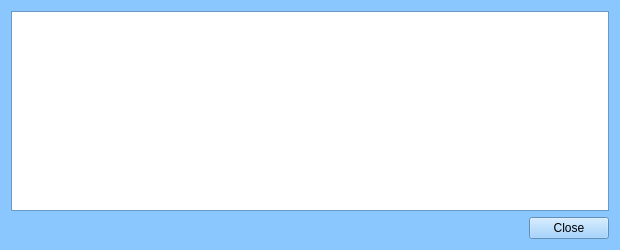
<?xml version="1.0" encoding="UTF-8"?>
<ui version="4.0">
 <class>TransactionDescDialog</class>
 <widget class="QWidget" name="TransactionDescDialog">
  <property name="geometry">
   <rect>
    <x>0</x>
    <y>0</y>
    <width>620</width>
    <height>250</height>
   </rect>
  </property>
  <property name="palette">
   <palette>
    <active>
     <colorrole role="WindowText">
      <brush brushstyle="SolidPattern">
       <color alpha="255">
        <red>0</red>
        <green>0</green>
        <blue>0</blue>
       </color>
      </brush>
     </colorrole>
     <colorrole role="Button">
      <brush brushstyle="SolidPattern">
       <color alpha="255">
        <red>138</red>
        <green>199</green>
        <blue>255</blue>
       </color>
      </brush>
     </colorrole>
     <colorrole role="Light">
      <brush brushstyle="SolidPattern">
       <color alpha="255">
        <red>255</red>
        <green>255</green>
        <blue>255</blue>
       </color>
      </brush>
     </colorrole>
     <colorrole role="Midlight">
      <brush brushstyle="SolidPattern">
       <color alpha="255">
        <red>196</red>
        <green>227</green>
        <blue>255</blue>
       </color>
      </brush>
     </colorrole>
     <colorrole role="Dark">
      <brush brushstyle="SolidPattern">
       <color alpha="255">
        <red>69</red>
        <green>99</green>
        <blue>127</blue>
       </color>
      </brush>
     </colorrole>
     <colorrole role="Mid">
      <brush brushstyle="SolidPattern">
       <color alpha="255">
        <red>92</red>
        <green>133</green>
        <blue>170</blue>
       </color>
      </brush>
     </colorrole>
     <colorrole role="Text">
      <brush brushstyle="SolidPattern">
       <color alpha="255">
        <red>0</red>
        <green>0</green>
        <blue>0</blue>
       </color>
      </brush>
     </colorrole>
     <colorrole role="BrightText">
      <brush brushstyle="SolidPattern">
       <color alpha="255">
        <red>255</red>
        <green>255</green>
        <blue>255</blue>
       </color>
      </brush>
     </colorrole>
     <colorrole role="ButtonText">
      <brush brushstyle="SolidPattern">
       <color alpha="255">
        <red>0</red>
        <green>0</green>
        <blue>0</blue>
       </color>
      </brush>
     </colorrole>
     <colorrole role="Base">
      <brush brushstyle="SolidPattern">
       <color alpha="255">
        <red>255</red>
        <green>255</green>
        <blue>255</blue>
       </color>
      </brush>
     </colorrole>
     <colorrole role="Window">
      <brush brushstyle="SolidPattern">
       <color alpha="255">
        <red>138</red>
        <green>199</green>
        <blue>255</blue>
       </color>
      </brush>
     </colorrole>
     <colorrole role="Shadow">
      <brush brushstyle="SolidPattern">
       <color alpha="255">
        <red>0</red>
        <green>0</green>
        <blue>0</blue>
       </color>
      </brush>
     </colorrole>
     <colorrole role="AlternateBase">
      <brush brushstyle="SolidPattern">
       <color alpha="255">
        <red>196</red>
        <green>227</green>
        <blue>255</blue>
       </color>
      </brush>
     </colorrole>
     <colorrole role="ToolTipBase">
      <brush brushstyle="SolidPattern">
       <color alpha="255">
        <red>255</red>
        <green>255</green>
        <blue>220</blue>
       </color>
      </brush>
     </colorrole>
     <colorrole role="ToolTipText">
      <brush brushstyle="SolidPattern">
       <color alpha="255">
        <red>0</red>
        <green>0</green>
        <blue>0</blue>
       </color>
      </brush>
     </colorrole>
    </active>
    <inactive>
     <colorrole role="WindowText">
      <brush brushstyle="SolidPattern">
       <color alpha="255">
        <red>0</red>
        <green>0</green>
        <blue>0</blue>
       </color>
      </brush>
     </colorrole>
     <colorrole role="Button">
      <brush brushstyle="SolidPattern">
       <color alpha="255">
        <red>138</red>
        <green>199</green>
        <blue>255</blue>
       </color>
      </brush>
     </colorrole>
     <colorrole role="Light">
      <brush brushstyle="SolidPattern">
       <color alpha="255">
        <red>255</red>
        <green>255</green>
        <blue>255</blue>
       </color>
      </brush>
     </colorrole>
     <colorrole role="Midlight">
      <brush brushstyle="SolidPattern">
       <color alpha="255">
        <red>196</red>
        <green>227</green>
        <blue>255</blue>
       </color>
      </brush>
     </colorrole>
     <colorrole role="Dark">
      <brush brushstyle="SolidPattern">
       <color alpha="255">
        <red>69</red>
        <green>99</green>
        <blue>127</blue>
       </color>
      </brush>
     </colorrole>
     <colorrole role="Mid">
      <brush brushstyle="SolidPattern">
       <color alpha="255">
        <red>92</red>
        <green>133</green>
        <blue>170</blue>
       </color>
      </brush>
     </colorrole>
     <colorrole role="Text">
      <brush brushstyle="SolidPattern">
       <color alpha="255">
        <red>0</red>
        <green>0</green>
        <blue>0</blue>
       </color>
      </brush>
     </colorrole>
     <colorrole role="BrightText">
      <brush brushstyle="SolidPattern">
       <color alpha="255">
        <red>255</red>
        <green>255</green>
        <blue>255</blue>
       </color>
      </brush>
     </colorrole>
     <colorrole role="ButtonText">
      <brush brushstyle="SolidPattern">
       <color alpha="255">
        <red>0</red>
        <green>0</green>
        <blue>0</blue>
       </color>
      </brush>
     </colorrole>
     <colorrole role="Base">
      <brush brushstyle="SolidPattern">
       <color alpha="255">
        <red>255</red>
        <green>255</green>
        <blue>255</blue>
       </color>
      </brush>
     </colorrole>
     <colorrole role="Window">
      <brush brushstyle="SolidPattern">
       <color alpha="255">
        <red>138</red>
        <green>199</green>
        <blue>255</blue>
       </color>
      </brush>
     </colorrole>
     <colorrole role="Shadow">
      <brush brushstyle="SolidPattern">
       <color alpha="255">
        <red>0</red>
        <green>0</green>
        <blue>0</blue>
       </color>
      </brush>
     </colorrole>
     <colorrole role="AlternateBase">
      <brush brushstyle="SolidPattern">
       <color alpha="255">
        <red>196</red>
        <green>227</green>
        <blue>255</blue>
       </color>
      </brush>
     </colorrole>
     <colorrole role="ToolTipBase">
      <brush brushstyle="SolidPattern">
       <color alpha="255">
        <red>255</red>
        <green>255</green>
        <blue>220</blue>
       </color>
      </brush>
     </colorrole>
     <colorrole role="ToolTipText">
      <brush brushstyle="SolidPattern">
       <color alpha="255">
        <red>0</red>
        <green>0</green>
        <blue>0</blue>
       </color>
      </brush>
     </colorrole>
    </inactive>
    <disabled>
     <colorrole role="WindowText">
      <brush brushstyle="SolidPattern">
       <color alpha="255">
        <red>69</red>
        <green>99</green>
        <blue>127</blue>
       </color>
      </brush>
     </colorrole>
     <colorrole role="Button">
      <brush brushstyle="SolidPattern">
       <color alpha="255">
        <red>138</red>
        <green>199</green>
        <blue>255</blue>
       </color>
      </brush>
     </colorrole>
     <colorrole role="Light">
      <brush brushstyle="SolidPattern">
       <color alpha="255">
        <red>255</red>
        <green>255</green>
        <blue>255</blue>
       </color>
      </brush>
     </colorrole>
     <colorrole role="Midlight">
      <brush brushstyle="SolidPattern">
       <color alpha="255">
        <red>196</red>
        <green>227</green>
        <blue>255</blue>
       </color>
      </brush>
     </colorrole>
     <colorrole role="Dark">
      <brush brushstyle="SolidPattern">
       <color alpha="255">
        <red>69</red>
        <green>99</green>
        <blue>127</blue>
       </color>
      </brush>
     </colorrole>
     <colorrole role="Mid">
      <brush brushstyle="SolidPattern">
       <color alpha="255">
        <red>92</red>
        <green>133</green>
        <blue>170</blue>
       </color>
      </brush>
     </colorrole>
     <colorrole role="Text">
      <brush brushstyle="SolidPattern">
       <color alpha="255">
        <red>69</red>
        <green>99</green>
        <blue>127</blue>
       </color>
      </brush>
     </colorrole>
     <colorrole role="BrightText">
      <brush brushstyle="SolidPattern">
       <color alpha="255">
        <red>255</red>
        <green>255</green>
        <blue>255</blue>
       </color>
      </brush>
     </colorrole>
     <colorrole role="ButtonText">
      <brush brushstyle="SolidPattern">
       <color alpha="255">
        <red>69</red>
        <green>99</green>
        <blue>127</blue>
       </color>
      </brush>
     </colorrole>
     <colorrole role="Base">
      <brush brushstyle="SolidPattern">
       <color alpha="255">
        <red>138</red>
        <green>199</green>
        <blue>255</blue>
       </color>
      </brush>
     </colorrole>
     <colorrole role="Window">
      <brush brushstyle="SolidPattern">
       <color alpha="255">
        <red>138</red>
        <green>199</green>
        <blue>255</blue>
       </color>
      </brush>
     </colorrole>
     <colorrole role="Shadow">
      <brush brushstyle="SolidPattern">
       <color alpha="255">
        <red>0</red>
        <green>0</green>
        <blue>0</blue>
       </color>
      </brush>
     </colorrole>
     <colorrole role="AlternateBase">
      <brush brushstyle="SolidPattern">
       <color alpha="255">
        <red>138</red>
        <green>199</green>
        <blue>255</blue>
       </color>
      </brush>
     </colorrole>
     <colorrole role="ToolTipBase">
      <brush brushstyle="SolidPattern">
       <color alpha="255">
        <red>255</red>
        <green>255</green>
        <blue>220</blue>
       </color>
      </brush>
     </colorrole>
     <colorrole role="ToolTipText">
      <brush brushstyle="SolidPattern">
       <color alpha="255">
        <red>0</red>
        <green>0</green>
        <blue>0</blue>
       </color>
      </brush>
     </colorrole>
    </disabled>
   </palette>
  </property>
  <property name="windowTitle">
   <string>Transaction details</string>
  </property>
  <layout class="QVBoxLayout" name="verticalLayout">
   <item>
    <widget class="QTextEdit" name="detailText">
     <property name="toolTip">
      <string>This pane shows a detailed description of the transaction</string>
     </property>
     <property name="readOnly">
      <bool>true</bool>
     </property>
    </widget>
   </item>
   <item>
    <widget class="QDialogButtonBox" name="buttonBox">
     <property name="orientation">
      <enum>Qt::Horizontal</enum>
     </property>
     <property name="standardButtons">
      <set>QDialogButtonBox::Close</set>
     </property>
    </widget>
   </item>
  </layout>
 </widget>
 <resources/>
 <connections>
  <connection>
   <sender>buttonBox</sender>
   <signal>accepted()</signal>
   <receiver>TransactionDescDialog</receiver>
   <slot>close()</slot>
   <hints>
    <hint type="sourcelabel">
     <x>248</x>
     <y>254</y>
    </hint>
    <hint type="destinationlabel">
     <x>157</x>
     <y>274</y>
    </hint>
   </hints>
  </connection>
  <connection>
   <sender>buttonBox</sender>
   <signal>rejected()</signal>
   <receiver>TransactionDescDialog</receiver>
   <slot>close()</slot>
   <hints>
    <hint type="sourcelabel">
     <x>316</x>
     <y>260</y>
    </hint>
    <hint type="destinationlabel">
     <x>286</x>
     <y>274</y>
    </hint>
   </hints>
  </connection>
 </connections>
</ui>
